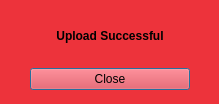
<?xml version="1.0" encoding="UTF-8"?>
<ui version="4.0">
 <class>uploadProgressDialog</class>
 <widget class="QDialog" name="uploadProgressDialog">
  <property name="geometry">
   <rect>
    <x>0</x>
    <y>0</y>
    <width>219</width>
    <height>104</height>
   </rect>
  </property>
  <property name="palette">
   <palette>
    <active>
     <colorrole role="WindowText">
      <brush brushstyle="SolidPattern">
       <color alpha="255">
        <red>0</red>
        <green>0</green>
        <blue>0</blue>
       </color>
      </brush>
     </colorrole>
     <colorrole role="Button">
      <brush brushstyle="SolidPattern">
       <color alpha="255">
        <red>237</red>
        <green>51</green>
        <blue>59</blue>
       </color>
      </brush>
     </colorrole>
     <colorrole role="Light">
      <brush brushstyle="SolidPattern">
       <color alpha="255">
        <red>255</red>
        <green>155</green>
        <blue>160</blue>
       </color>
      </brush>
     </colorrole>
     <colorrole role="Midlight">
      <brush brushstyle="SolidPattern">
       <color alpha="255">
        <red>246</red>
        <green>103</green>
        <blue>109</blue>
       </color>
      </brush>
     </colorrole>
     <colorrole role="Dark">
      <brush brushstyle="SolidPattern">
       <color alpha="255">
        <red>118</red>
        <green>25</green>
        <blue>29</blue>
       </color>
      </brush>
     </colorrole>
     <colorrole role="Mid">
      <brush brushstyle="SolidPattern">
       <color alpha="255">
        <red>158</red>
        <green>34</green>
        <blue>39</blue>
       </color>
      </brush>
     </colorrole>
     <colorrole role="Text">
      <brush brushstyle="SolidPattern">
       <color alpha="255">
        <red>0</red>
        <green>0</green>
        <blue>0</blue>
       </color>
      </brush>
     </colorrole>
     <colorrole role="BrightText">
      <brush brushstyle="SolidPattern">
       <color alpha="255">
        <red>255</red>
        <green>255</green>
        <blue>255</blue>
       </color>
      </brush>
     </colorrole>
     <colorrole role="ButtonText">
      <brush brushstyle="SolidPattern">
       <color alpha="255">
        <red>0</red>
        <green>0</green>
        <blue>0</blue>
       </color>
      </brush>
     </colorrole>
     <colorrole role="Base">
      <brush brushstyle="SolidPattern">
       <color alpha="255">
        <red>192</red>
        <green>28</green>
        <blue>40</blue>
       </color>
      </brush>
     </colorrole>
     <colorrole role="Window">
      <brush brushstyle="SolidPattern">
       <color alpha="255">
        <red>237</red>
        <green>51</green>
        <blue>59</blue>
       </color>
      </brush>
     </colorrole>
     <colorrole role="Shadow">
      <brush brushstyle="SolidPattern">
       <color alpha="255">
        <red>0</red>
        <green>0</green>
        <blue>0</blue>
       </color>
      </brush>
     </colorrole>
     <colorrole role="AlternateBase">
      <brush brushstyle="SolidPattern">
       <color alpha="255">
        <red>246</red>
        <green>153</green>
        <blue>157</blue>
       </color>
      </brush>
     </colorrole>
     <colorrole role="ToolTipBase">
      <brush brushstyle="SolidPattern">
       <color alpha="255">
        <red>255</red>
        <green>255</green>
        <blue>220</blue>
       </color>
      </brush>
     </colorrole>
     <colorrole role="ToolTipText">
      <brush brushstyle="SolidPattern">
       <color alpha="255">
        <red>0</red>
        <green>0</green>
        <blue>0</blue>
       </color>
      </brush>
     </colorrole>
     <colorrole role="PlaceholderText">
      <brush brushstyle="SolidPattern">
       <color alpha="128">
        <red>0</red>
        <green>0</green>
        <blue>0</blue>
       </color>
      </brush>
     </colorrole>
    </active>
    <inactive>
     <colorrole role="WindowText">
      <brush brushstyle="SolidPattern">
       <color alpha="255">
        <red>0</red>
        <green>0</green>
        <blue>0</blue>
       </color>
      </brush>
     </colorrole>
     <colorrole role="Button">
      <brush brushstyle="SolidPattern">
       <color alpha="255">
        <red>237</red>
        <green>51</green>
        <blue>59</blue>
       </color>
      </brush>
     </colorrole>
     <colorrole role="Light">
      <brush brushstyle="SolidPattern">
       <color alpha="255">
        <red>255</red>
        <green>155</green>
        <blue>160</blue>
       </color>
      </brush>
     </colorrole>
     <colorrole role="Midlight">
      <brush brushstyle="SolidPattern">
       <color alpha="255">
        <red>246</red>
        <green>103</green>
        <blue>109</blue>
       </color>
      </brush>
     </colorrole>
     <colorrole role="Dark">
      <brush brushstyle="SolidPattern">
       <color alpha="255">
        <red>118</red>
        <green>25</green>
        <blue>29</blue>
       </color>
      </brush>
     </colorrole>
     <colorrole role="Mid">
      <brush brushstyle="SolidPattern">
       <color alpha="255">
        <red>158</red>
        <green>34</green>
        <blue>39</blue>
       </color>
      </brush>
     </colorrole>
     <colorrole role="Text">
      <brush brushstyle="SolidPattern">
       <color alpha="255">
        <red>0</red>
        <green>0</green>
        <blue>0</blue>
       </color>
      </brush>
     </colorrole>
     <colorrole role="BrightText">
      <brush brushstyle="SolidPattern">
       <color alpha="255">
        <red>255</red>
        <green>255</green>
        <blue>255</blue>
       </color>
      </brush>
     </colorrole>
     <colorrole role="ButtonText">
      <brush brushstyle="SolidPattern">
       <color alpha="255">
        <red>0</red>
        <green>0</green>
        <blue>0</blue>
       </color>
      </brush>
     </colorrole>
     <colorrole role="Base">
      <brush brushstyle="SolidPattern">
       <color alpha="255">
        <red>192</red>
        <green>28</green>
        <blue>40</blue>
       </color>
      </brush>
     </colorrole>
     <colorrole role="Window">
      <brush brushstyle="SolidPattern">
       <color alpha="255">
        <red>237</red>
        <green>51</green>
        <blue>59</blue>
       </color>
      </brush>
     </colorrole>
     <colorrole role="Shadow">
      <brush brushstyle="SolidPattern">
       <color alpha="255">
        <red>0</red>
        <green>0</green>
        <blue>0</blue>
       </color>
      </brush>
     </colorrole>
     <colorrole role="AlternateBase">
      <brush brushstyle="SolidPattern">
       <color alpha="255">
        <red>246</red>
        <green>153</green>
        <blue>157</blue>
       </color>
      </brush>
     </colorrole>
     <colorrole role="ToolTipBase">
      <brush brushstyle="SolidPattern">
       <color alpha="255">
        <red>255</red>
        <green>255</green>
        <blue>220</blue>
       </color>
      </brush>
     </colorrole>
     <colorrole role="ToolTipText">
      <brush brushstyle="SolidPattern">
       <color alpha="255">
        <red>0</red>
        <green>0</green>
        <blue>0</blue>
       </color>
      </brush>
     </colorrole>
     <colorrole role="PlaceholderText">
      <brush brushstyle="SolidPattern">
       <color alpha="128">
        <red>0</red>
        <green>0</green>
        <blue>0</blue>
       </color>
      </brush>
     </colorrole>
    </inactive>
    <disabled>
     <colorrole role="WindowText">
      <brush brushstyle="SolidPattern">
       <color alpha="255">
        <red>118</red>
        <green>25</green>
        <blue>29</blue>
       </color>
      </brush>
     </colorrole>
     <colorrole role="Button">
      <brush brushstyle="SolidPattern">
       <color alpha="255">
        <red>237</red>
        <green>51</green>
        <blue>59</blue>
       </color>
      </brush>
     </colorrole>
     <colorrole role="Light">
      <brush brushstyle="SolidPattern">
       <color alpha="255">
        <red>255</red>
        <green>155</green>
        <blue>160</blue>
       </color>
      </brush>
     </colorrole>
     <colorrole role="Midlight">
      <brush brushstyle="SolidPattern">
       <color alpha="255">
        <red>246</red>
        <green>103</green>
        <blue>109</blue>
       </color>
      </brush>
     </colorrole>
     <colorrole role="Dark">
      <brush brushstyle="SolidPattern">
       <color alpha="255">
        <red>118</red>
        <green>25</green>
        <blue>29</blue>
       </color>
      </brush>
     </colorrole>
     <colorrole role="Mid">
      <brush brushstyle="SolidPattern">
       <color alpha="255">
        <red>158</red>
        <green>34</green>
        <blue>39</blue>
       </color>
      </brush>
     </colorrole>
     <colorrole role="Text">
      <brush brushstyle="SolidPattern">
       <color alpha="255">
        <red>118</red>
        <green>25</green>
        <blue>29</blue>
       </color>
      </brush>
     </colorrole>
     <colorrole role="BrightText">
      <brush brushstyle="SolidPattern">
       <color alpha="255">
        <red>255</red>
        <green>255</green>
        <blue>255</blue>
       </color>
      </brush>
     </colorrole>
     <colorrole role="ButtonText">
      <brush brushstyle="SolidPattern">
       <color alpha="255">
        <red>118</red>
        <green>25</green>
        <blue>29</blue>
       </color>
      </brush>
     </colorrole>
     <colorrole role="Base">
      <brush brushstyle="SolidPattern">
       <color alpha="255">
        <red>237</red>
        <green>51</green>
        <blue>59</blue>
       </color>
      </brush>
     </colorrole>
     <colorrole role="Window">
      <brush brushstyle="SolidPattern">
       <color alpha="255">
        <red>237</red>
        <green>51</green>
        <blue>59</blue>
       </color>
      </brush>
     </colorrole>
     <colorrole role="Shadow">
      <brush brushstyle="SolidPattern">
       <color alpha="255">
        <red>0</red>
        <green>0</green>
        <blue>0</blue>
       </color>
      </brush>
     </colorrole>
     <colorrole role="AlternateBase">
      <brush brushstyle="SolidPattern">
       <color alpha="255">
        <red>237</red>
        <green>51</green>
        <blue>59</blue>
       </color>
      </brush>
     </colorrole>
     <colorrole role="ToolTipBase">
      <brush brushstyle="SolidPattern">
       <color alpha="255">
        <red>255</red>
        <green>255</green>
        <blue>220</blue>
       </color>
      </brush>
     </colorrole>
     <colorrole role="ToolTipText">
      <brush brushstyle="SolidPattern">
       <color alpha="255">
        <red>0</red>
        <green>0</green>
        <blue>0</blue>
       </color>
      </brush>
     </colorrole>
     <colorrole role="PlaceholderText">
      <brush brushstyle="SolidPattern">
       <color alpha="128">
        <red>0</red>
        <green>0</green>
        <blue>0</blue>
       </color>
      </brush>
     </colorrole>
    </disabled>
   </palette>
  </property>
  <property name="windowTitle">
   <string>Dialog</string>
  </property>
  <property name="windowIcon">
   <iconset>
    <normaloff>../images/camera_icon.png</normaloff>../images/camera_icon.png</iconset>
  </property>
  <widget class="QWidget" name="verticalLayoutWidget">
   <property name="geometry">
    <rect>
     <x>30</x>
     <y>10</y>
     <width>160</width>
     <height>80</height>
    </rect>
   </property>
   <layout class="QVBoxLayout" name="verticalLayout">
    <item>
     <widget class="QLabel" name="label">
      <property name="font">
       <font>
        <weight>75</weight>
        <bold>true</bold>
       </font>
      </property>
      <property name="text">
       <string>Upload Successful</string>
      </property>
      <property name="alignment">
       <set>Qt::AlignCenter</set>
      </property>
     </widget>
    </item>
    <item>
     <widget class="QPushButton" name="pushButton">
      <property name="text">
       <string>Close</string>
      </property>
     </widget>
    </item>
   </layout>
  </widget>
 </widget>
 <resources/>
 <connections/>
</ui>
